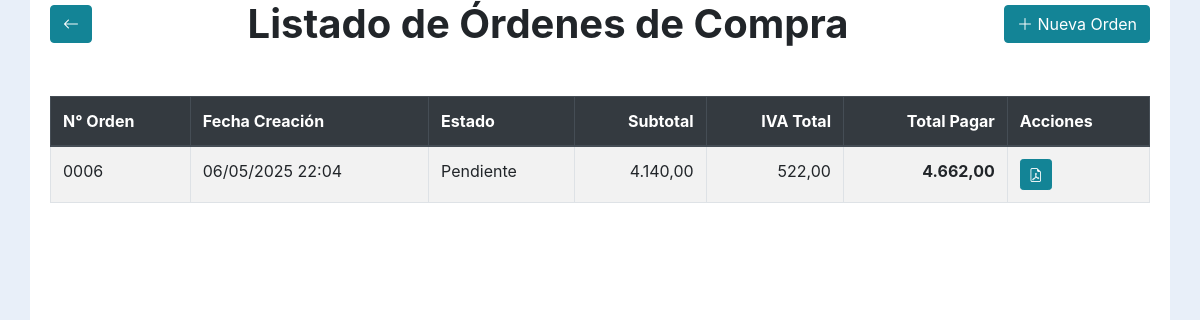
Before: /lista_ordenes.php with the older database file.
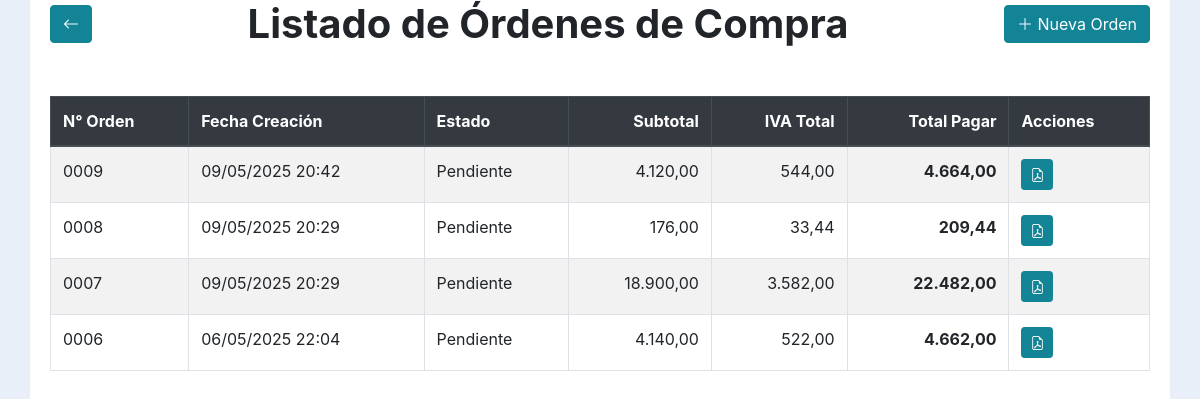
After: the same page with the newer database file.
### tables this page shows
CREATE TABLE `ordenes_compra` (
  `id` int NOT NULL,
  `numero_de_compra` varchar(20) DEFAULT NULL,
  `fecha_creacion` timestamp NULL DEFAULT CURRENT_TIMESTAMP,
  `estado` varchar(50) DEFAULT 'Pendiente',
  `subtotal` decimal(10,2) DEFAULT NULL,
  `iva_total` decimal(10,2) DEFAULT NULL,
  `total_pagar` decimal(10,2) DEFAULT NULL
);

### assets/funciones.php (called while the page is built, shortened)
<?php
function obtenerTodasLasOrdenes($conn) {
    $ordenes = [];
    $sql = "SELECT id, numero_de_compra, fecha_creacion, estado, subtotal, iva_total, total_pagar
            FROM ordenes_compra
            ORDER BY fecha_creacion DESC";
    $result = $conn->query($sql);
    if ($result && $result->num_rows > 0) {
        while ($row = $result->fetch_assoc()) {
            $ordenes[] = $row;
        }
    }
    return $ordenes;
}
?>

### lista_ordenes.php (the view, shortened to what this page needs)
<?php
require 'setting/configBD.php';
require 'assets/funciones.php';
$listaDeOrdenes = obtenerTodasLasOrdenes($conn);
?>
<!DOCTYPE html>
<html lang="es">
<head>
    <link href="https://stackpath.bootstrapcdn.com/bootstrap/4.5.2/css/bootstrap.min.css" rel="stylesheet">
    <link rel="stylesheet" href="https://cdn.jsdelivr.net/npm/bootstrap-icons@1.12.1/font/bootstrap-icons.min.css">
    <link rel="stylesheet" href="assets/home.css">
</head>
<body>
    <div class="container">
        <div class="row mb-5">
            <div class="col-12 d-flex justify-content-between align-items-center">
            <div class="mr-3">
                <a href="javascript:history.back()" class="btn btn-outline-secondary" title="Volver atrás">
                    <i class="bi bi-arrow-left"></i>
                </a>
            </div>
            <div class="flex-grow-1 text-center">
                <h1 class="mb-0 font-weight-bold">Listado de Órdenes de Compra</h1>
            </div>
            <div class="ml-3">
                <a href="index.php" class="btn btn-primary"><i class="bi bi-plus-lg"></i> Nueva Orden</a>
            </div>
            </div>
        </div>
        <?php if (!empty($listaDeOrdenes)): ?>
            <table class="table table-striped table-bordered table-hover">
                <thead class="thead-dark">
                    <tr>
                        <th>N° Orden</th>
                        <th>Fecha Creación</th>
                        <th>Estado</th>
                        <th class="text-right">Subtotal</th>
                        <th class="text-right">IVA Total</th>
                        <th class="text-right">Total Pagar</th>
                        <th>Acciones</th>
                    </tr>
                </thead>
                <tbody>
                    <?php foreach ($listaDeOrdenes as $orden): ?>
                        <tr>
                            <td><?php echo htmlspecialchars($orden['numero_de_compra']); ?></td>
                            <td><?php echo htmlspecialchars(date('d/m/Y H:i', strtotime($orden['fecha_creacion']))); ?></td>
                            <td><?php echo htmlspecialchars($orden['estado']); ?></td>
                            <td class="text-right"><?php echo htmlspecialchars(number_format($orden['subtotal'], 2, ',', '.')); ?></td>
                            <td class="text-right"><?php echo htmlspecialchars(number_format($orden['iva_total'], 2, ',', '.')); ?></td>
                            <td class="text-right"><strong><?php echo htmlspecialchars(number_format($orden['total_pagar'], 2, ',', '.')); ?></strong></td>
                            <td>
                                <a href="generar_pdf_orden.php?id=<?php echo htmlspecialchars($orden['id']); ?>" class="btn btn-danger btn-sm" title="Generar PDF" target="_blank">
                                    <i class="bi bi-file-earmark-pdf"></i>
                                </a>
                            </td>
                        </tr>
                    <?php endforeach; ?>
                </tbody>
            </table>
        <?php else: ?>
            <div class="alert alert-info" role="alert">
                No hay órdenes de compra registradas todavía. <a href="index.php">Crear una nueva orden</a>.
            </div>
        <?php endif; ?>
    </div>
</body>
</html>

### assets/home.css (style rules this page uses)
body { background-color: #e8eff9; }
.container { background-color: #fff; height: 100vh !important; padding: 0px 20px; }
.btn { background-color: #138496 !important; color: #fff !important; border: 1px solid #138496 !important; }

Changed rows visible on the page:
added ordenes_compra: numero_de_compra "0009", fecha_creacion "09/05/2025 20:42", estado "Pendiente", subtotal "4.120,00", iva_total "544,00", total_pagar "4.664,00"
added ordenes_compra: numero_de_compra "0008", fecha_creacion "09/05/2025 20:29", estado "Pendiente", subtotal "176,00", iva_total "33,44", total_pagar "209,44"
added ordenes_compra: numero_de_compra "0007", fecha_creacion "09/05/2025 20:29", estado "Pendiente", subtotal "18.900,00", iva_total "3.582,00", total_pagar "22.482,00"
